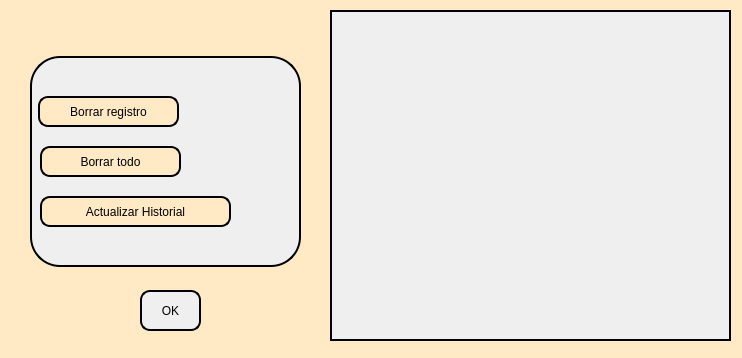
<?xml version="1.0" encoding="UTF-8"?>
<ui version="4.0">
 <class>PestaniaHistorial</class>
 <widget class="QDialog" name="PestaniaHistorial">
  <property name="geometry">
   <rect>
    <x>0</x>
    <y>0</y>
    <width>742</width>
    <height>358</height>
   </rect>
  </property>
  <property name="minimumSize">
   <size>
    <width>700</width>
    <height>350</height>
   </size>
  </property>
  <property name="maximumSize">
   <size>
    <width>850</width>
    <height>400</height>
   </size>
  </property>
  <property name="windowTitle">
   <string>Base de datos</string>
  </property>
  <property name="styleSheet">
   <string notr="true">background-color:rgb(255, 234, 197);</string>
  </property>
  <widget class="QTableWidget" name="tablaHistorial">
   <property name="geometry">
    <rect>
     <x>330</x>
     <y>10</y>
     <width>401</width>
     <height>331</height>
    </rect>
   </property>
   <property name="styleSheet">
    <string notr="true">/*
 QTableWidget {
     selection-background-color: qlineargradient(x1: 0, y1: 0, x2: 0.5, y2: 0.5,
                                 stop: 0 #FF92BB, stop: 1 black);
background-color:rgb(239, 239, 239);
border:2px solid black;
 }
*/


 QTableWidget {
selection-background-color: qlineargradient(x1: 0, y1: 0, x2: 0.5, y2: 0.5, 
                                 stop: 0 orange, stop: 1 grey); /*efecto al apretar*/

background-color:rgb(239, 239, 239);  /*fondo gris*/
border:2px solid black;   /*borde negro*/
 }

 QTableWidget QTableCornerButton::section {
     background: red;
     border: 2px outset red;
 }

 QHeaderView::section {
     background-color: qlineargradient(x1:0, y1:0, x2:0, y2:1,
                                       stop:0 #616161, stop: 0.5 #505050,
                                       stop: 0.6 #434343, stop:1 #656565);
     color: white;
     padding-left: 4px;
     border: 1px solid #6c6c6c;
font-size:14pt;
 }

 QHeaderView::section:checked
 {
     background-color: orange;
 }</string>
   </property>
   <property name="editTriggers">
    <set>QAbstractItemView::NoEditTriggers</set>
   </property>
   <attribute name="verticalHeaderVisible">
    <bool>false</bool>
   </attribute>
   <attribute name="verticalHeaderMinimumSectionSize">
    <number>19</number>
   </attribute>
  </widget>
  <widget class="QFrame" name="frame">
   <property name="geometry">
    <rect>
     <x>30</x>
     <y>56</y>
     <width>271</width>
     <height>211</height>
    </rect>
   </property>
   <property name="font">
    <font>
     <stylestrategy>NoAntialias</stylestrategy>
    </font>
   </property>
   <property name="layoutDirection">
    <enum>Qt::LeftToRight</enum>
   </property>
   <property name="styleSheet">
    <string notr="true">QFrame{
/*background-color:rgb(55, 95, 180);*/
background-color:rgb(239, 239, 239);
border-radius:30px;
border:2px solid black;
}
QPushButton{
/*font:87 15pt &quot;Arial Black&quot;;*/
font: 63 12pt &quot;Yu Gothic UI Semibold&quot;;
background-color:rgb(255, 234, 197);
color:rgb(0, 0, 0);
border-radius:10px;
border:2px solid black;
}
QPushButton:hover{
background-color:grey;
}</string>
   </property>
   <property name="frameShape">
    <enum>QFrame::StyledPanel</enum>
   </property>
   <property name="frameShadow">
    <enum>QFrame::Raised</enum>
   </property>
   <widget class="QPushButton" name="botonActualizar">
    <property name="geometry">
     <rect>
      <x>10</x>
      <y>140</y>
      <width>191</width>
      <height>31</height>
     </rect>
    </property>
    <property name="text">
     <string>Actualizar Historial</string>
    </property>
   </widget>
   <widget class="QPushButton" name="botonBorrarTodo">
    <property name="geometry">
     <rect>
      <x>10</x>
      <y>90</y>
      <width>141</width>
      <height>31</height>
     </rect>
    </property>
    <property name="text">
     <string>Borrar todo</string>
    </property>
   </widget>
   <widget class="QPushButton" name="botonBorrar">
    <property name="enabled">
     <bool>false</bool>
    </property>
    <property name="geometry">
     <rect>
      <x>8</x>
      <y>40</y>
      <width>141</width>
      <height>31</height>
     </rect>
    </property>
    <property name="text">
     <string>Borrar registro</string>
    </property>
   </widget>
   <widget class="QLabel" name="label">
    <property name="geometry">
     <rect>
      <x>210</x>
      <y>140</y>
      <width>31</width>
      <height>30</height>
     </rect>
    </property>
    <property name="font">
     <font>
      <pointsize>2</pointsize>
     </font>
    </property>
    <property name="styleSheet">
     <string notr="true">border:0px solid black;</string>
    </property>
    <property name="text">
     <string/>
    </property>
    <property name="pixmap">
     <pixmap resource="imagenes_pantalla_principal.qrc">:/fotos/fotos_pantalla_principal/recargar.png</pixmap>
    </property>
    <property name="scaledContents">
     <bool>true</bool>
    </property>
   </widget>
  </widget>
  <widget class="QPushButton" name="botonOk">
   <property name="geometry">
    <rect>
     <x>140</x>
     <y>290</y>
     <width>61</width>
     <height>41</height>
    </rect>
   </property>
   <property name="styleSheet">
    <string notr="true">QPushButton{
/*font:87 15pt &quot;Arial Black&quot;;*/
font: 63 10pt &quot;Yu Gothic UI Semibold&quot;;
background-color:rgb(239, 239, 239);
color:rgb(0, 0, 0);
border-radius:10px;
border:2px solid black;
}
QPushButton:hover{
background-color:grey;
}</string>
   </property>
   <property name="text">
    <string>OK</string>
   </property>
  </widget>
 </widget>
 <resources>
  <include location="imagenes_pantalla_principal.qrc"/>
 </resources>
 <connections/>
</ui>
